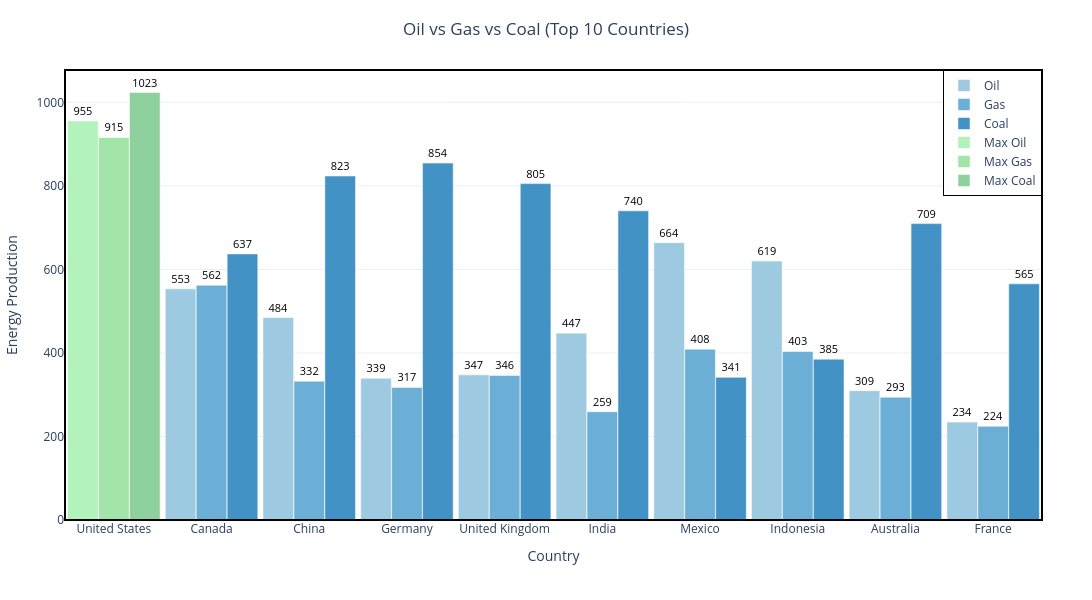

Notebook source saved alongside this figure:
### Code cell
import plotly.graph_objects as go

def function_chart5():

    df_clean = df.copy()

    df_country = df_clean.groupby('country', as_index=False)[
        ['oil_production', 'gas_production', 'coal_production']
    ].sum()

    df_country['total_fossil'] = (
        df_country['oil_production'] +
        df_country['gas_production'] +
        df_country['coal_production']
    )

    df_sorted = df_country.sort_values(by='total_fossil', ascending=False).head(10)

    max_oil  = df_sorted['oil_production'].max()
    max_gas  = df_sorted['gas_production'].max()
    max_coal = df_sorted['coal_production'].max()

    oil_blue  = '#9ecae1'
    gas_blue  = '#6baed6'
    coal_blue = '#4292c6'

    oil_green  = '#b2f2bb'
    gas_green  = '#a3e4a9'
    coal_green = '#8fd19e'

    oil_colors  = [oil_green if v == max_oil else oil_blue for v in df_sorted['oil_production']]
    gas_colors  = [gas_green if v == max_gas else gas_blue for v in df_sorted['gas_production']]
    coal_colors = [coal_green if v == max_coal else coal_blue for v in df_sorted['coal_production']]

    fig = go.Figure()

    fig.add_bar(
        x=df_sorted['country'],
        y=df_sorted['oil_production'],
        marker=dict(color=oil_colors),
        text=df_sorted['oil_production'].astype(int),
        textposition='outside',
        textfont=dict(size=11, color='black'),
        showlegend=False,
        offsetgroup=0
    )

    fig.add_bar(
        x=df_sorted['country'],
        y=df_sorted['gas_production'],
        marker=dict(color=gas_colors),
        text=df_sorted['gas_production'].astype(int),
        textposition='outside',
        textfont=dict(size=11, color='black'),
        showlegend=False,
        offsetgroup=1
    )

    fig.add_bar(
        x=df_sorted['country'],
        y=df_sorted['coal_production'],
        marker=dict(color=coal_colors),
        text=df_sorted['coal_production'].astype(int),
        textposition='outside',
        textfont=dict(size=11, color='black'),
        showlegend=False,
        offsetgroup=2
    )

    # Legend زي ما هو
    fig.add_bar(x=[None], y=[None], name='Oil', marker=dict(color=oil_blue))
    fig.add_bar(x=[None], y=[None], name='Gas', marker=dict(color=gas_blue))
    fig.add_bar(x=[None], y=[None], name='Coal', marker=dict(color=coal_blue))

    fig.add_bar(x=[None], y=[None], name='Max Oil', marker=dict(color=oil_green))
    fig.add_bar(x=[None], y=[None], name='Max Gas', marker=dict(color=gas_green))
    fig.add_bar(x=[None], y=[None], name='Max Coal', marker=dict(color=coal_green))

    fig.update_layout(
        barmode='group',

        width=1500,
        height=600,

        
        bargap=0.05,
        bargroupgap=0.01,

        title=dict(text="Oil vs Gas vs Coal (Top 10 Countries)", x=0.5),

        xaxis=dict(
            title="Country",
            tickangle=0,
            tickfont=dict(size=12),
            automargin=True
        ),

        yaxis=dict(
            title="Energy Production",
            tickfont=dict(size=12)
        ),

        template="plotly_white",

        legend=dict(
            x=1, y=1,
            xanchor="right",
            yanchor="top",
            bgcolor="white",
            bordercolor="black",
            borderwidth=1
        ),

        shapes=[
            dict(
                type="rect",
                xref="paper", yref="paper",
                x0=0, y0=0, x1=1, y1=1,
                line=dict(color="black", width=2)
            )
        ],

        margin=dict(l=50, r=50, t=70, b=80)
    )

    return fig


fig = function_chart5()
fig.show()

### Figure 1 — Plotly figure (JSON) as saved in the notebook; plotly's stock layout.template omitted (floating-point values rounded to 4 significant figures)
{"data": [{"marker": {"color": ["#b2f2bb", "#9ecae1", "#9ecae1", "#9ecae1", "#9ecae1", "#9ecae1", "#9ecae1", "#9ecae1", "#9ecae1", "#9ecae1"]}, "offsetgroup": "0", "showlegend": false, "text": [955.0, 553.0, 484.0, 339.0, 347.0, 447.0, 664.0, 619.0, 309.0, 234.0], "textfont": {"color": "black", "size": 11}, "textposition": "outside", "type": "bar", "x": ["United States", "Canada", "China", "Germany", "United Kingdom", "India", "Mexico", "Indonesia", "Australia", "France"], "y": [955.2, 553.5, 484.8, 339.5, 347.6, 447.4, 664.1, 620.0, 309.7, 234.4]}, {"marker": {"color": ["#a3e4a9", "#6baed6", "#6baed6", "#6baed6", "#6baed6", "#6baed6", "#6baed6", "#6baed6", "#6baed6", "#6baed6"]}, "offsetgroup": "1", "showlegend": false, "text": [915.0, 562.0, 332.0, 317.0, 346.0, 259.0, 408.0, 403.0, 293.0, 224.0], "textfont": {"color": "black", "size": 11}, "textposition": "outside", "type": "bar", "x": ["United States", "Canada", "China", "Germany", "United Kingdom", "India", "Mexico", "Indonesia", "Australia", "France"], "y": [915.9, 562.0, 332.3, 317.4, 346.0, 259.2, 409.0, 403.5, 293.9, 224.4]}, {"marker": {"color": ["#8fd19e", "#4292c6", "#4292c6", "#4292c6", "#4292c6", "#4292c6", "#4292c6", "#4292c6", "#4292c6", "#4292c6"]}, "offsetgroup": "2", "showlegend": false, "text": [1023.0, 637.0, 823.0, 854.0, 805.0, 740.0, 341.0, 385.0, 709.0, 565.0], "textfont": {"color": "black", "size": 11}, "textposition": "outside", "type": "bar", "x": ["United States", "Canada", "China", "Germany", "United Kingdom", "India", "Mexico", "Indonesia", "Australia", "France"], "y": [1024.0, 637.1, 823.6, 854.5, 805.5, 740.2, 341.6, 385.0, 709.7, 565.5]}, {"marker": {"color": "#9ecae1"}, "name": "Oil", "type": "bar", "x": [null], "y": [null]}, {"marker": {"color": "#6baed6"}, "name": "Gas", "type": "bar", "x": [null], "y": [null]}, {"marker": {"color": "#4292c6"}, "name": "Coal", "type": "bar", "x": [null], "y": [null]}, {"marker": {"color": "#b2f2bb"}, "name": "Max Oil", "type": "bar", "x": [null], "y": [null]}, {"marker": {"color": "#a3e4a9"}, "name": "Max Gas", "type": "bar", "x": [null], "y": [null]}, {"marker": {"color": "#8fd19e"}, "name": "Max Coal", "type": "bar", "x": [null], "y": [null]}], "layout": {"bargap": 0.05, "bargroupgap": 0.01, "barmode": "group", "height": 600, "legend": {"bgcolor": "white", "bordercolor": "black", "borderwidth": 1, "x": 1, "xanchor": "right", "y": 1, "yanchor": "top"}, "margin": {"b": 80, "l": 50, "r": 50, "t": 70}, "shapes": [{"line": {"color": "black", "width": 2}, "type": "rect", "x0": 0, "x1": 1, "xref": "paper", "y0": 0, "y1": 1, "yref": "paper"}], "title": {"text": "Oil vs Gas vs Coal (Top 10 Countries)", "x": 0.5}, "width": 1500, "xaxis": {"automargin": true, "tickangle": 0, "tickfont": {"size": 12}, "title": {"text": "Country"}}, "yaxis": {"tickfont": {"size": 12}, "title": {"text": "Energy Production"}}}}
